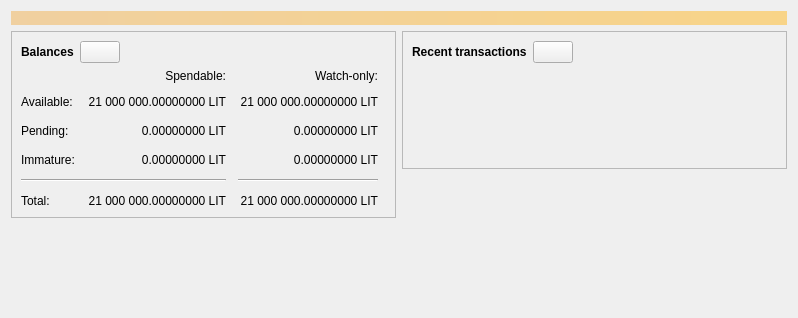
<?xml version="1.0" encoding="UTF-8"?>
<ui version="4.0">
 <class>OverviewPage</class>
 <widget class="QWidget" name="OverviewPage">
  <property name="geometry">
   <rect>
    <x>0</x>
    <y>0</y>
    <width>798</width>
    <height>318</height>
   </rect>
  </property>
  <property name="windowTitle">
   <string>Form</string>
  </property>
  <layout class="QVBoxLayout" name="topLayout">
   <item>
    <widget class="QLabel" name="labelAlerts">
     <property name="visible">
      <bool>false</bool>
     </property>
     <property name="styleSheet">
      <string notr="true">QLabel { background-color: qlineargradient(x1: 0, y1: 0, x2: 1, y2: 0, stop:0 #F0D0A0, stop:1 #F8D488); color:#000000; }</string>
     </property>
     <property name="wordWrap">
      <bool>true</bool>
     </property>
     <property name="margin">
      <number>3</number>
     </property>
     <property name="textInteractionFlags">
      <set>Qt::TextSelectableByMouse</set>
     </property>
    </widget>
   </item>
   <item>
    <layout class="QHBoxLayout" name="horizontalLayout" stretch="1,1">
     <item>
      <layout class="QVBoxLayout" name="verticalLayout_2">
       <item>
        <widget class="QFrame" name="frame">
         <property name="frameShape">
          <enum>QFrame::StyledPanel</enum>
         </property>
         <property name="frameShadow">
          <enum>QFrame::Raised</enum>
         </property>
         <layout class="QVBoxLayout" name="verticalLayout_4">
          <item>
           <layout class="QHBoxLayout" name="horizontalLayout_4">
            <item>
             <widget class="QLabel" name="label_5">
              <property name="font">
               <font>
                <weight>75</weight>
                <bold>true</bold>
               </font>
              </property>
              <property name="text">
               <string>Balances</string>
              </property>
             </widget>
            </item>
            <item>
             <widget class="QPushButton" name="labelWalletStatus">
              <property name="enabled">
               <bool>true</bool>
              </property>
              <property name="maximumSize">
               <size>
                <width>45</width>
                <height>16777215</height>
               </size>
              </property>
              <property name="toolTip">
               <string>The displayed information may be out of date. Your wallet automatically synchronizes with the Lithium network after a connection is established, but this process has not completed yet.</string>
              </property>
              <property name="text">
               <string/>
              </property>
              <property name="icon">
               <iconset resource="../lithium.qrc">
                <normaloff>:/icons/warning</normaloff>
                <disabledoff>:/icons/warning</disabledoff>:/icons/warning</iconset>
              </property>
              <property name="iconSize">
               <size>
                <width>24</width>
                <height>24</height>
               </size>
              </property>
             </widget>
            </item>
            <item>
             <spacer name="horizontalSpacer_3">
              <property name="orientation">
               <enum>Qt::Horizontal</enum>
              </property>
              <property name="sizeHint" stdset="0">
               <size>
                <width>40</width>
                <height>20</height>
               </size>
              </property>
             </spacer>
            </item>
           </layout>
          </item>
          <item>
           <layout class="QGridLayout" name="gridLayout">
            <property name="spacing">
             <number>12</number>
            </property>
            <item row="2" column="2">
             <widget class="QLabel" name="labelWatchPending">
              <property name="cursor">
               <cursorShape>IBeamCursor</cursorShape>
              </property>
              <property name="toolTip">
               <string>Unconfirmed transactions to watch-only addresses</string>
              </property>
              <property name="text">
               <string notr="true">0.00000000 LIT</string>
              </property>
              <property name="alignment">
               <set>Qt::AlignRight|Qt::AlignTrailing|Qt::AlignVCenter</set>
              </property>
              <property name="textInteractionFlags">
               <set>Qt::LinksAccessibleByMouse|Qt::TextSelectableByKeyboard|Qt::TextSelectableByMouse</set>
              </property>
             </widget>
            </item>
            <item row="2" column="1">
             <widget class="QLabel" name="labelUnconfirmed">
              <property name="cursor">
               <cursorShape>IBeamCursor</cursorShape>
              </property>
              <property name="toolTip">
               <string>Total of transactions that have yet to be confirmed, and do not yet count toward the spendable balance</string>
              </property>
              <property name="text">
               <string notr="true">0.00000000 LIT</string>
              </property>
              <property name="alignment">
               <set>Qt::AlignRight|Qt::AlignTrailing|Qt::AlignVCenter</set>
              </property>
              <property name="textInteractionFlags">
               <set>Qt::LinksAccessibleByMouse|Qt::TextSelectableByKeyboard|Qt::TextSelectableByMouse</set>
              </property>
             </widget>
            </item>
            <item row="3" column="2">
             <widget class="QLabel" name="labelWatchImmature">
              <property name="cursor">
               <cursorShape>IBeamCursor</cursorShape>
              </property>
              <property name="toolTip">
               <string>Mined balance in watch-only addresses that has not yet matured</string>
              </property>
              <property name="text">
               <string notr="true">0.00000000 LIT</string>
              </property>
              <property name="alignment">
               <set>Qt::AlignRight|Qt::AlignTrailing|Qt::AlignVCenter</set>
              </property>
              <property name="textInteractionFlags">
               <set>Qt::LinksAccessibleByMouse|Qt::TextSelectableByKeyboard|Qt::TextSelectableByMouse</set>
              </property>
             </widget>
            </item>
            <item row="4" column="0" colspan="2">
             <widget class="Line" name="line">
              <property name="orientation">
               <enum>Qt::Horizontal</enum>
              </property>
             </widget>
            </item>
            <item row="4" column="2">
             <widget class="Line" name="lineWatchBalance">
              <property name="sizePolicy">
               <sizepolicy hsizetype="Preferred" vsizetype="Fixed">
                <horstretch>0</horstretch>
                <verstretch>0</verstretch>
               </sizepolicy>
              </property>
              <property name="minimumSize">
               <size>
                <width>140</width>
                <height>0</height>
               </size>
              </property>
              <property name="orientation">
               <enum>Qt::Horizontal</enum>
              </property>
             </widget>
            </item>
            <item row="5" column="0">
             <widget class="QLabel" name="labelTotalText">
              <property name="text">
               <string>Total:</string>
              </property>
             </widget>
            </item>
            <item row="3" column="1">
             <widget class="QLabel" name="labelImmature">
              <property name="cursor">
               <cursorShape>IBeamCursor</cursorShape>
              </property>
              <property name="toolTip">
               <string>Mined balance that has not yet matured</string>
              </property>
              <property name="text">
               <string notr="true">0.00000000 LIT</string>
              </property>
              <property name="alignment">
               <set>Qt::AlignRight|Qt::AlignTrailing|Qt::AlignVCenter</set>
              </property>
              <property name="textInteractionFlags">
               <set>Qt::LinksAccessibleByMouse|Qt::TextSelectableByKeyboard|Qt::TextSelectableByMouse</set>
              </property>
             </widget>
            </item>
            <item row="2" column="3">
             <spacer name="horizontalSpacer_2">
              <property name="orientation">
               <enum>Qt::Horizontal</enum>
              </property>
              <property name="sizeHint" stdset="0">
               <size>
                <width>40</width>
                <height>20</height>
               </size>
              </property>
             </spacer>
            </item>
            <item row="3" column="0">
             <widget class="QLabel" name="labelImmatureText">
              <property name="text">
               <string>Immature:</string>
              </property>
             </widget>
            </item>
            <item row="5" column="1">
             <widget class="QLabel" name="labelTotal">
              <property name="cursor">
               <cursorShape>IBeamCursor</cursorShape>
              </property>
              <property name="toolTip">
               <string>Your current total balance</string>
              </property>
              <property name="text">
               <string notr="true">21 000 000.00000000 LIT</string>
              </property>
              <property name="alignment">
               <set>Qt::AlignRight|Qt::AlignTrailing|Qt::AlignVCenter</set>
              </property>
              <property name="textInteractionFlags">
               <set>Qt::LinksAccessibleByMouse|Qt::TextSelectableByKeyboard|Qt::TextSelectableByMouse</set>
              </property>
             </widget>
            </item>
            <item row="5" column="2">
             <widget class="QLabel" name="labelWatchTotal">
              <property name="cursor">
               <cursorShape>IBeamCursor</cursorShape>
              </property>
              <property name="toolTip">
               <string>Current total balance in watch-only addresses</string>
              </property>
              <property name="text">
               <string notr="true">21 000 000.00000000 LIT</string>
              </property>
              <property name="alignment">
               <set>Qt::AlignRight|Qt::AlignTrailing|Qt::AlignVCenter</set>
              </property>
              <property name="textInteractionFlags">
               <set>Qt::LinksAccessibleByMouse|Qt::TextSelectableByKeyboard|Qt::TextSelectableByMouse</set>
              </property>
             </widget>
            </item>
            <item row="0" column="2">
             <widget class="QLabel" name="labelWatchonly">
              <property name="text">
               <string>Watch-only:</string>
              </property>
              <property name="alignment">
               <set>Qt::AlignRight|Qt::AlignTrailing|Qt::AlignVCenter</set>
              </property>
             </widget>
            </item>
            <item row="1" column="0">
             <widget class="QLabel" name="labelBalanceText">
              <property name="text">
               <string>Available:</string>
              </property>
             </widget>
            </item>
            <item row="1" column="1">
             <widget class="QLabel" name="labelBalance">
              <property name="cursor">
               <cursorShape>IBeamCursor</cursorShape>
              </property>
              <property name="toolTip">
               <string>Your current spendable balance</string>
              </property>
              <property name="text">
               <string notr="true">21 000 000.00000000 LIT</string>
              </property>
              <property name="alignment">
               <set>Qt::AlignRight|Qt::AlignTrailing|Qt::AlignVCenter</set>
              </property>
              <property name="textInteractionFlags">
               <set>Qt::LinksAccessibleByMouse|Qt::TextSelectableByKeyboard|Qt::TextSelectableByMouse</set>
              </property>
             </widget>
            </item>
            <item row="1" column="2">
             <widget class="QLabel" name="labelWatchAvailable">
              <property name="cursor">
               <cursorShape>IBeamCursor</cursorShape>
              </property>
              <property name="toolTip">
               <string>Your current balance in watch-only addresses</string>
              </property>
              <property name="text">
               <string notr="true">21 000 000.00000000 LIT</string>
              </property>
              <property name="alignment">
               <set>Qt::AlignRight|Qt::AlignTrailing|Qt::AlignVCenter</set>
              </property>
              <property name="textInteractionFlags">
               <set>Qt::LinksAccessibleByMouse|Qt::TextSelectableByKeyboard|Qt::TextSelectableByMouse</set>
              </property>
             </widget>
            </item>
            <item row="2" column="0">
             <widget class="QLabel" name="labelPendingText">
              <property name="text">
               <string>Pending:</string>
              </property>
             </widget>
            </item>
            <item row="0" column="1">
             <widget class="QLabel" name="labelSpendable">
              <property name="text">
               <string>Spendable:</string>
              </property>
              <property name="alignment">
               <set>Qt::AlignRight|Qt::AlignTrailing|Qt::AlignVCenter</set>
              </property>
             </widget>
            </item>
           </layout>
          </item>
         </layout>
        </widget>
       </item>
       <item>
        <spacer name="verticalSpacer">
         <property name="orientation">
          <enum>Qt::Vertical</enum>
         </property>
         <property name="sizeHint" stdset="0">
          <size>
           <width>20</width>
           <height>40</height>
          </size>
         </property>
        </spacer>
       </item>
      </layout>
     </item>
     <item>
      <layout class="QVBoxLayout" name="verticalLayout_3">
       <item>
        <widget class="QFrame" name="frame_2">
         <property name="frameShape">
          <enum>QFrame::StyledPanel</enum>
         </property>
         <property name="frameShadow">
          <enum>QFrame::Raised</enum>
         </property>
         <layout class="QVBoxLayout" name="verticalLayout">
          <item>
           <layout class="QHBoxLayout" name="horizontalLayout_2">
            <item>
             <widget class="QLabel" name="label_4">
              <property name="font">
               <font>
                <weight>75</weight>
                <bold>true</bold>
               </font>
              </property>
              <property name="text">
               <string>Recent transactions</string>
              </property>
             </widget>
            </item>
            <item>
             <widget class="QPushButton" name="labelTransactionsStatus">
              <property name="enabled">
               <bool>true</bool>
              </property>
              <property name="maximumSize">
               <size>
                <width>45</width>
                <height>16777215</height>
               </size>
              </property>
              <property name="toolTip">
               <string>The displayed information may be out of date. Your wallet automatically synchronizes with the Lithium network after a connection is established, but this process has not completed yet.</string>
              </property>
              <property name="text">
               <string/>
              </property>
              <property name="icon">
               <iconset resource="../lithium.qrc">
                <normaloff>:/icons/warning</normaloff>
                <disabledoff>:/icons/warning</disabledoff>:/icons/warning</iconset>
              </property>
              <property name="iconSize">
               <size>
                <width>24</width>
                <height>24</height>
               </size>
              </property>
             </widget>
            </item>
            <item>
             <spacer name="horizontalSpacer">
              <property name="orientation">
               <enum>Qt::Horizontal</enum>
              </property>
              <property name="sizeHint" stdset="0">
               <size>
                <width>40</width>
                <height>20</height>
               </size>
              </property>
             </spacer>
            </item>
           </layout>
          </item>
          <item>
           <widget class="TransactionOverviewWidget" name="listTransactions">
            <property name="styleSheet">
             <string notr="true">QListView { background: transparent; }</string>
            </property>
            <property name="frameShape">
             <enum>QFrame::NoFrame</enum>
            </property>
            <property name="verticalScrollBarPolicy">
             <enum>Qt::ScrollBarAlwaysOff</enum>
            </property>
            <property name="horizontalScrollBarPolicy">
             <enum>Qt::ScrollBarAlwaysOff</enum>
            </property>
            <property name="sizeAdjustPolicy">
             <enum>QAbstractScrollArea::AdjustToContents</enum>
            </property>
            <property name="selectionMode">
             <enum>QAbstractItemView::NoSelection</enum>
            </property>
            <property name="uniformItemSizes">
             <bool>true</bool>
            </property>
           </widget>
          </item>
         </layout>
        </widget>
       </item>
       <item>
        <spacer name="verticalSpacer_2">
         <property name="orientation">
          <enum>Qt::Vertical</enum>
         </property>
         <property name="sizeHint" stdset="0">
          <size>
           <width>20</width>
           <height>40</height>
          </size>
         </property>
        </spacer>
       </item>
      </layout>
     </item>
    </layout>
   </item>
  </layout>
 </widget>
 <customwidgets>
  <customwidget>
   <class>TransactionOverviewWidget</class>
   <extends>QListView</extends>
   <header>qt/transactionoverviewwidget.h</header>
  </customwidget>
 </customwidgets>
 <resources/>
 <connections/>
</ui>
